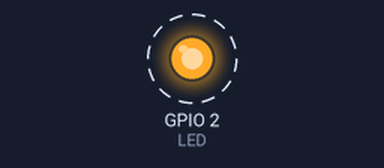
Bench run of a program on a simulated ESP32. Parts: output pins drawn as LEDs (lit = HIGH). Dashed ring = blinking. What the program prints to the serial monitor is not drawn.

Above: at 0.1 s.
Timing chart, 0 to 3.0 s (numbered marks = the images above):
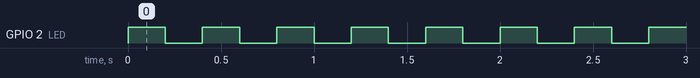

The program:

main.cpp
```cpp
/*

  Libs do framwork do arduino e do FreeRTOS

*/
#include <Arduino.h>
#include "freertos/FreeRTOS.h"
#include "freertos/task.h"

#define LED 2

/*
  Variaveis para armazenamento do Handle das tasks
*/
TaskHandle_t task1Handle = NULL;
TaskHandle_t task2Handle = NULL;


/*

  Prototipos das Tasks

*/
void vTask1(void *pvParametes);
void vTask2(void *pvParametes);


void setup() {
  Serial.begin(9600);
  pinMode(LED,OUTPUT);

  xTaskCreate(vTask1,"TASK1",configMINIMAL_STACK_SIZE,NULL,1,&task1Handle);
  xTaskCreate(vTask2,"TASK2",configMINIMAL_STACK_SIZE+1024,NULL,2,&task2Handle);

}

void loop() {
  vTaskDelay(1000);
}

void vTask1(void *pvParametes){
  while (1){
    digitalWrite(LED,!digitalRead(LED));
    vTaskDelay(200);
  }


}


void vTask2(void *pvParametes){

  int cont = 0;
  while(1){
    Serial.println("Task 2:" + String(cont++));
    vTaskDelay(1000);
  }


}
```

Measured:
- by itself, GPIO 2 (LED): alternates HIGH for 0.20 s and LOW for 0.20 s
